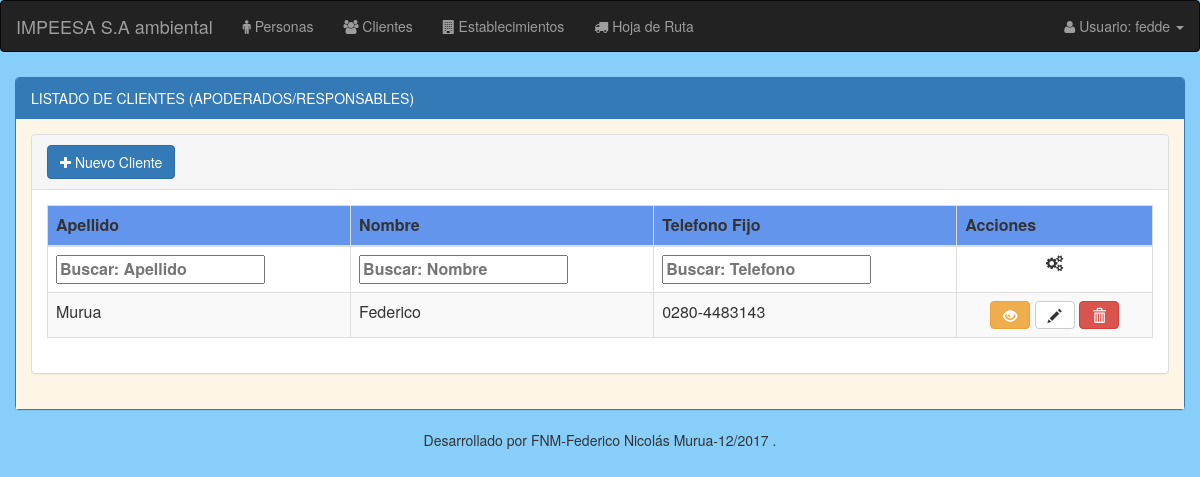
Page /clientes/listado_clientes/ (signed in) on the earlier database version.
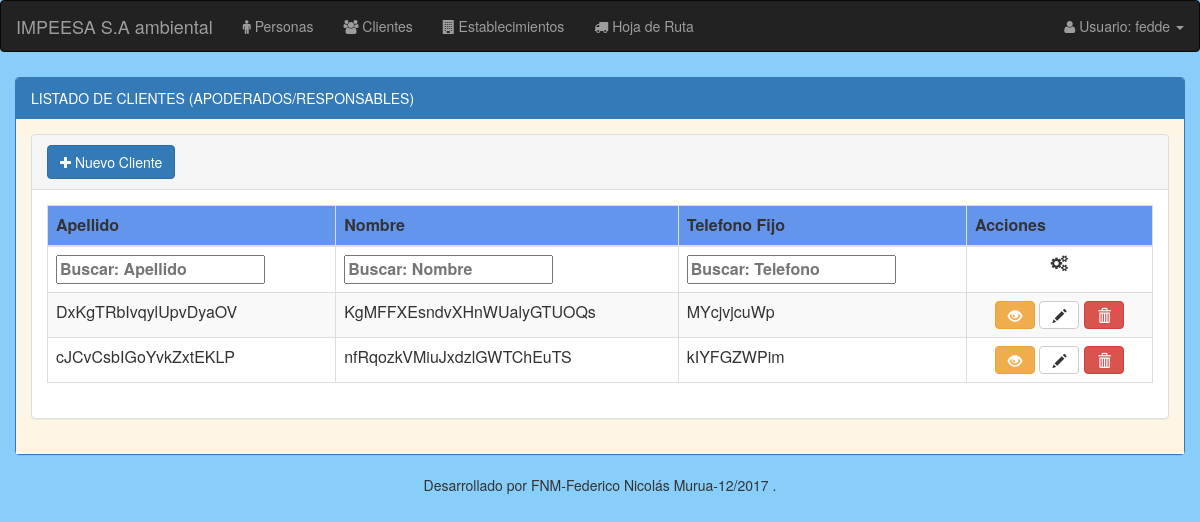
Same page on the later database version.
### modulo_I/models.py (models this page shows, shortened)
class Cliente(models.Model):
    razon_social = models.CharField(max_length=50) # puede ser distinta de la del generador
    domicilio_legal = models.ForeignKey('Domicilio', on_delete=models.CASCADE) # (para facturacion)
    apoderado = models.ForeignKey('Persona', related_name='apoderado', on_delete=models.CASCADE)
    contacto_comercial = models.ForeignKey('Persona', related_name='contact_comercial', on_delete=models.CASCADE)
    cargo = models.CharField(max_length=50)
    dato_impositivo = models.OneToOneField('DatoImpositivo', on_delete=models.CASCADE)
    fecha = models.DateField(default=now) #fecha de hoy
    fecha_vinculo = models.DateField() #fecha deL Vinculo que se confeccionó el formulario
    cuit_cuil = models.CharField(max_length=20)

class Persona(models.Model):
    apellido = models.CharField(max_length=50)
    nombre = models.CharField(max_length=50)
    documento = models.CharField(max_length=50, unique=True)
    telefono_fijo = models.CharField(max_length=50, null=True, blank=True)
    celular = models.CharField(max_length=50, null=True, blank=True)
    email = models.EmailField(max_length=50, null=True, blank=True)

### modulo_I/views.py (the view)
@login_required
def listado_clientes(request):
    listado_clientes = Cliente.objects.all()
    return render(request, 'cliente/cliente_listado.html', {'listado_clientes': listado_clientes})

### modulo_I/templates/cliente/cliente_listado.html (shortened to what this page needs)
{% extends "base/base_listado.html" %}
{% load staticfiles %}
{% load staticfiles bootstrap3 %}
{% block panel-heading %}
  LISTADO DE CLIENTES (APODERADOS/RESPONSABLES)
{% endblock %}
{% block panel-heading-tabla %}
  <a href="{% url 'clientes:alta_clientes' %}" class="btn btn-primary"><i class="fa fa-plus"></i> Nuevo Cliente</a>
{% endblock %}
{% block thead-tabla %}
  <thead>
  <tr style="background:#6495ED;">
      <th>Apellido</th>
      <th>Nombre</th>
      <th>Telefono Fijo</th>
      <th>Acciones</th>
  </tr>
  </thead>
{% endblock %}
{% block tfoot-tabla %}
  <tfoot >
     <tr>
       <th>Apellido</th>
       <th>Nombre</th>
       <th>Telefono</th>
       <th style="text-align: center;"><i class="fa fa-cogs"></i></th>
    </tr>
  </tfoot>
{% endblock %}
{% block tbody-tabla %}
  <tbody>
  {% for cliente in listado_clientes %}
      <tr>
          <td>{{ cliente.apoderado.apellido }}</td>
          <td>{{ cliente.apoderado.nombre }}</td>
          {% if cliente.apoderado.telefono_fijo %}
            <td>{{ cliente.apoderado.telefono_fijo }}</td>
          {% else %}
            <td>-</td>
          {% endif %}
          <td align="center">
             <a class="btn btn-warning" data-toggle="tooltip" title="Detalles" href="{% url 'clientes:detalle_clientes' id_cliente=cliente.id%}"><em class="glyphicon glyphicon-eye-open"></em></a>
             <a class="btn btn-default" data-toggle="tooltip" title="Modificar" href="{% url 'clientes:modificar_clientes' id_cliente=cliente.id%}"><em class="glyphicon glyphicon-pencil"></em></a>
             <a id="cliente_id"class="btn btn-danger btn-baja" data-clienteid="{{cliente.id}}"  data-clienterazonsocial="{{cliente.razon_social}}" data-clientenombre="{{cliente.apoderado.nombre}}" data-clienteapellido="{{cliente.apoderado.apellido}}"data-toggle="modal" data-target="#modal_baja" title="Eliminar"><em class="glyphicon glyphicon-trash"></em></a>
          </td>
      </tr>
  {% endfor %}
  </tbody>
{% endblock %}

Differences in the rows shown:
removed Cliente: apoderado.apellido "Murua", apoderado.nombre "Federico", apoderado.telefono_fijo "0280-4483143"
added Cliente: apoderado.apellido "DxKgTRbIvqylUpvDyaOV", apoderado.nombre "KgMFFXEsndvXHnWUalyGTUOQs", apoderado.telefono_fijo "MYcjvjcuWp"
added Cliente: apoderado.apellido "cJCvCsbIGoYvkZxtEKLP", apoderado.nombre "nfRqozkVMiuJxdzlGWTChEuTS", apoderado.telefono_fijo "kIYFGZWPim"
